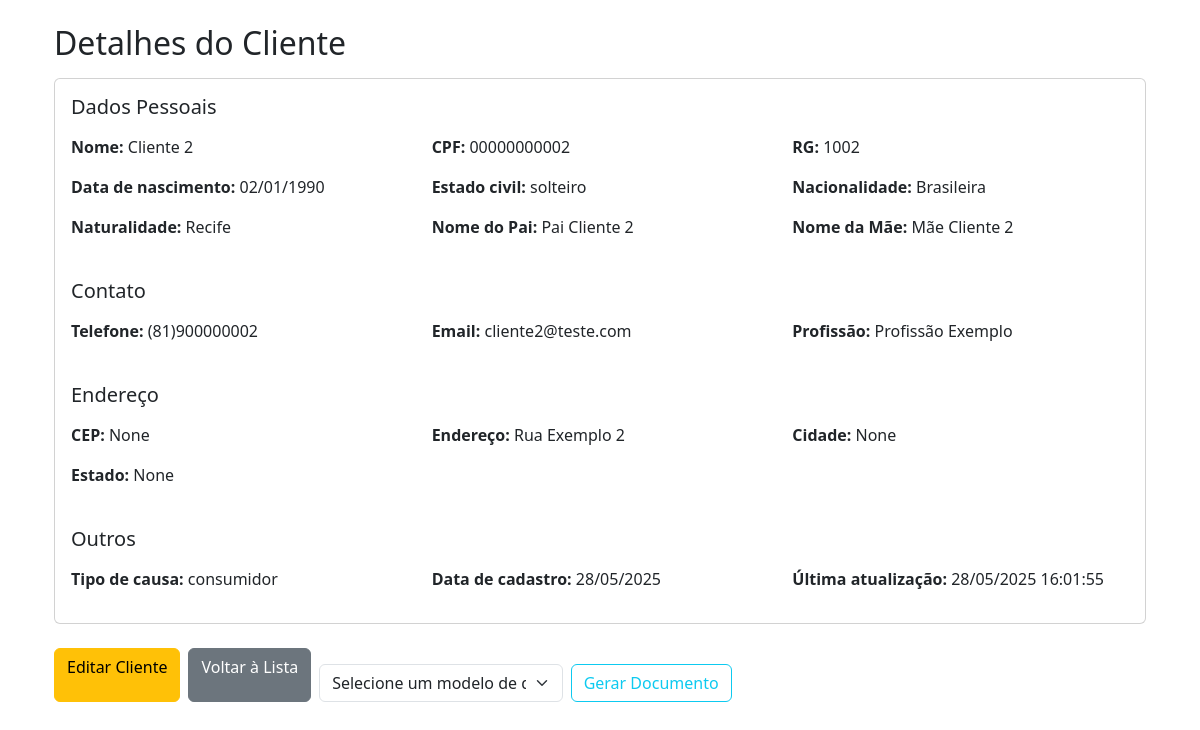
The page /clientes/2 (signed in) on the database its author committed.
### app/models/cliente.py (models this page shows, shortened)
class Cliente(db.Model):
    __tablename__ = 'clientes'
    id = db.Column(db.Integer, primary_key=True)
    nome_completo = db.Column(db.String(100), nullable=False)
    cpf = db.Column(db.String(11), nullable=False, unique=True)
    rg = db.Column(db.String(20))
    telefone = db.Column(db.String(20))
    email = db.Column(db.String(120))
    cep = db.Column(db.String(9))
    estado = db.Column(db.String(50))
    cidade = db.Column(db.String(50))
    endereco = db.Column(db.String(150))
    estado_civil = db.Column(db.String(30))
    profissao = db.Column(db.String(50))
    nacionalidade = db.Column(db.String(50))
    naturalidade = db.Column(db.String(50))
    data_nascimento = db.Column(db.Date)
    nome_pai = db.Column(db.String(100))
    nome_mae = db.Column(db.String(100))
    tipo_causa = db.Column(db.String(30), nullable=False)
    data_cadastro = db.Column(db.DateTime, default=datetime.utcnow)
    ultima_atualizacao = db.Column(db.DateTime, default=datetime.utcnow, onupdate=datetime.utcnow)

### app/routes/cliente.py (the view)
@cliente_bp.route('/clientes/<int:cliente_id>', methods=['GET', 'POST'])
@login_required
def cliente_detalhe(cliente_id):
    cliente = Cliente.query.get_or_404(cliente_id)
    data_cadastro_formatada = cliente.data_cadastro.strftime('%d/%m/%Y') if cliente.data_cadastro else None
    ultima_atualizacao_formatada = cliente.ultima_atualizacao.strftime('%d/%m/%Y %H:%M:%S') if cliente.ultima_atualizacao else None
    templates = TemplateDocumento.query.order_by(TemplateDocumento.data_criacao.desc()).all()
    form_template = FormSelecionarTemplate()
    form_template.template_id.choices = [(t.id, t.nome) for t in templates]
    if form_template.validate_on_submit():
        return redirect(url_for('documentos.gerar_documento_personalizado',
                                cliente_id=cliente.id, template_id=form_template.template_id.data))
    return render_template(
        'cliente_detalhe.html',
        cliente=cliente,
        data_cadastro_formatada=data_cadastro_formatada,
        ultima_atualizacao_formatada=ultima_atualizacao_formatada,
        form=form_template,
        templates=templates  # <-- Enviando templates explicitamente
    )

### app/routes/cliente.py
class FormSelecionarTemplate(FlaskForm):
    template_id = SelectField('Modelo de Documento', coerce=int, validators=[DataRequired()])
    submit = SubmitField('Gerar Documento')

### app/routes/auth.py (called while the page is built)
@login_manager.user_loader
def load_user(user_id):
    return Usuario.query.get(int(user_id))

### app/templates/cliente_detalhe.html (shortened to what this page needs)
{% extends "base.html" %}
{% block content %}
<div class="container mt-4">
    <h2>Detalhes do Cliente</h2>
    <div class="card mt-3">
        <div class="card-body">
            <h5 class="mb-3">Dados Pessoais</h5>
            <div class="row">
                <div class="col-md-4 mb-3"><strong>Nome:</strong> {{ cliente.nome_completo }}</div>
                <div class="col-md-4 mb-3"><strong>CPF:</strong> {{ cliente.cpf }}</div>
                <div class="col-md-4 mb-3"><strong>RG:</strong> {{ cliente.rg }}</div>
                <div class="col-md-4 mb-3"><strong>Data de nascimento:</strong> {{ cliente.data_nascimento.strftime('%d/%m/%Y') if cliente.data_nascimento else 'Não informado' }}</div>
                <div class="col-md-4 mb-3"><strong>Estado civil:</strong> {{ cliente.estado_civil }}</div>
                <div class="col-md-4 mb-3"><strong>Nacionalidade:</strong> {{ cliente.nacionalidade }}</div>
                <div class="col-md-4 mb-3"><strong>Naturalidade:</strong> {{ cliente.naturalidade }}</div>
                <div class="col-md-4 mb-3"><strong>Nome do Pai:</strong> {{ cliente.nome_pai }}</div>
                <div class="col-md-4 mb-3"><strong>Nome da Mãe:</strong> {{ cliente.nome_mae }}</div>
            </div>
            <h5 class="mt-4 mb-3">Contato</h5>
            <div class="row">
                <div class="col-md-4 mb-3"><strong>Telefone:</strong> {{ cliente.telefone }}</div>
                <div class="col-md-4 mb-3"><strong>Email:</strong> {{ cliente.email }}</div>
                <div class="col-md-4 mb-3"><strong>Profissão:</strong> {{ cliente.profissao }}</div>
            </div>
            <h5 class="mt-4 mb-3">Endereço</h5>
            <div class="row">
                <div class="col-md-4 mb-3"><strong>CEP:</strong> {{ cliente.cep }}</div>
                <div class="col-md-4 mb-3"><strong>Endereço:</strong> {{ cliente.endereco }}</div>
                <div class="col-md-4 mb-3"><strong>Cidade:</strong> {{ cliente.cidade }}</div>
                <div class="col-md-4 mb-3"><strong>Estado:</strong> {{ cliente.estado }}</div>
            </div>
            <h5 class="mt-4 mb-3">Outros</h5>
            <div class="row">
                <div class="col-md-4 mb-3"><strong>Tipo de causa:</strong> {{ cliente.tipo_causa }}</div>
                <div class="col-md-4 mb-3"><strong>Data de cadastro:</strong> {{ data_cadastro_formatada }}</div>
                <div class="col-md-4 mb-3"><strong>Última atualização:</strong> {{ ultima_atualizacao_formatada }}</div>
            </div>
        </div>
    </div>
    <div class="mt-4 d-flex gap-2 flex-wrap">
        <a href="{{ url_for('cliente.editar_cliente', cliente_id=cliente.id) }}" class="btn btn-warning">Editar Cliente</a>
        <a href="{{ url_for('cliente.lista_clientes') }}" class="btn btn-secondary">Voltar à Lista</a>
        {% if templates %}
            <form method="post" action="{{ url_for('documentos.gerar_documento_redirect', cliente_id=cliente.id) }}" class="mt-3">
                <div class="row g-2 align-items-center">
                    <div class="col-md-6">
                        <select class="form-select" name="template_id" required>
                            <option value="" disabled selected>Selecione um modelo de documento</option>
                        </select>
                    </div>
                    <div class="col-md-auto">
                        <button class="btn btn-outline-info" type="submit">Gerar Documento</button>
                    </div>
                </div>
            </form>
        {% else %}
            <div class="mt-3 text-muted">Nenhum modelo de documento disponível.</div>
        {% endif %}
    </div>
</div>
{% endblock %}

### rows shown on the page
Cliente: nome_completo "Cliente 2", cpf "00000000002", rg "1002", data_nascimento "02/01/1990", estado_civil "solteiro", nacionalidade "Brasileira", naturalidade "Recife", nome_pai "Pai Cliente 2", nome_mae "Mãe Cliente 2", telefone "(81)900000002", email "cliente2@teste.com", profissao "Profissão Exemplo", cep "None", endereco "Rua Exemplo 2", cidade "None", estado "None", tipo_causa "consumidor"

### other values the page prints
{{ data_cadastro_formatada }} "28/05/2025"
{{ ultima_atualizacao_formatada }} "28/05/2025 16:01:55"
